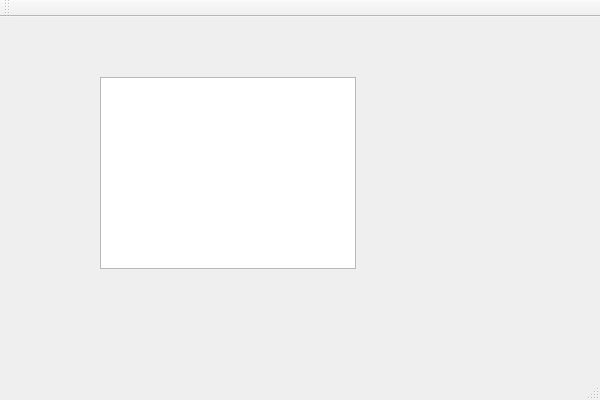
<?xml version="1.0" encoding="UTF-8"?>
<ui version="4.0">
 <class>XFPKPackerClass</class>
 <widget class="QMainWindow" name="XFPKPackerClass">
  <property name="geometry">
   <rect>
    <x>0</x>
    <y>0</y>
    <width>600</width>
    <height>400</height>
   </rect>
  </property>
  <property name="windowTitle">
   <string>XFPKPacker</string>
  </property>
  <widget class="QWidget" name="centralWidget">
   <widget class="QTreeView" name="treeView">
    <property name="geometry">
     <rect>
      <x>100</x>
      <y>60</y>
      <width>256</width>
      <height>192</height>
     </rect>
    </property>
    <property name="editTriggers">
     <set>QAbstractItemView::NoEditTriggers</set>
    </property>
    <attribute name="headerHighlightSections">
     <bool>false</bool>
    </attribute>
   </widget>
  </widget>
  <widget class="QMenuBar" name="menuBar">
   <property name="geometry">
    <rect>
     <x>0</x>
     <y>0</y>
     <width>600</width>
     <height>23</height>
    </rect>
   </property>
  </widget>
  <widget class="QToolBar" name="mainToolBar">
   <attribute name="toolBarArea">
    <enum>TopToolBarArea</enum>
   </attribute>
   <attribute name="toolBarBreak">
    <bool>false</bool>
   </attribute>
  </widget>
  <widget class="QStatusBar" name="statusBar"/>
 </widget>
 <layoutdefault spacing="6" margin="11"/>
 <resources>
  <include location="xfpkpacker.qrc"/>
 </resources>
 <connections/>
</ui>
